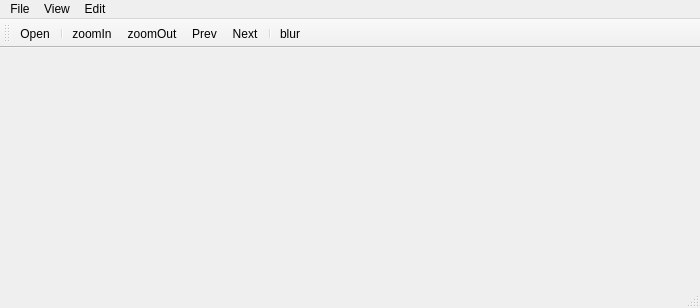
<?xml version="1.0" encoding="UTF-8"?>
<ui version="4.0">
 <class>MainWindow</class>
 <widget class="QMainWindow" name="MainWindow">
  <property name="geometry">
   <rect>
    <x>0</x>
    <y>0</y>
    <width>700</width>
    <height>308</height>
   </rect>
  </property>
  <property name="windowTitle">
   <string>MainWindow</string>
  </property>
  <widget class="QWidget" name="centralwidget"/>
  <widget class="QMenuBar" name="menubar">
   <property name="geometry">
    <rect>
     <x>0</x>
     <y>0</y>
     <width>700</width>
     <height>21</height>
    </rect>
   </property>
   <widget class="QMenu" name="menuFile">
    <property name="title">
     <string>File</string>
    </property>
    <addaction name="actionOpenFile"/>
    <addaction name="actionsaveAs"/>
    <addaction name="actionexit"/>
   </widget>
   <widget class="QMenu" name="menuVIew">
    <property name="title">
     <string>View</string>
    </property>
    <addaction name="actionzoomIn"/>
    <addaction name="actionzoomOut"/>
    <addaction name="actionPrev"/>
    <addaction name="actionNext"/>
   </widget>
   <widget class="QMenu" name="menuEdit">
    <property name="title">
     <string>Edit</string>
    </property>
    <addaction name="actionblur"/>
   </widget>
   <addaction name="menuFile"/>
   <addaction name="menuVIew"/>
   <addaction name="menuEdit"/>
  </widget>
  <widget class="QStatusBar" name="statusbar"/>
  <widget class="QToolBar" name="toolBar">
   <property name="windowTitle">
    <string>toolBar</string>
   </property>
   <attribute name="toolBarArea">
    <enum>TopToolBarArea</enum>
   </attribute>
   <attribute name="toolBarBreak">
    <bool>false</bool>
   </attribute>
   <addaction name="actionOpenFile"/>
   <addaction name="separator"/>
   <addaction name="actionzoomIn"/>
   <addaction name="actionzoomOut"/>
   <addaction name="actionPrev"/>
   <addaction name="actionNext"/>
   <addaction name="separator"/>
   <addaction name="actionblur"/>
  </widget>
  <action name="actionOpenFile">
   <property name="text">
    <string>Open</string>
   </property>
  </action>
  <action name="actionsaveAs">
   <property name="text">
    <string>saveAs</string>
   </property>
   <property name="toolTip">
    <string>saveAs</string>
   </property>
  </action>
  <action name="actionexit">
   <property name="text">
    <string>exit</string>
   </property>
   <property name="toolTip">
    <string>exit</string>
   </property>
  </action>
  <action name="actionzoomIn">
   <property name="text">
    <string>zoomIn</string>
   </property>
  </action>
  <action name="actionzoomOut">
   <property name="text">
    <string>zoomOut</string>
   </property>
  </action>
  <action name="actionPrev">
   <property name="text">
    <string>Prev</string>
   </property>
  </action>
  <action name="actionNext">
   <property name="text">
    <string>Next</string>
   </property>
  </action>
  <action name="actionblur">
   <property name="text">
    <string>blur</string>
   </property>
  </action>
 </widget>
 <resources/>
 <connections/>
</ui>
